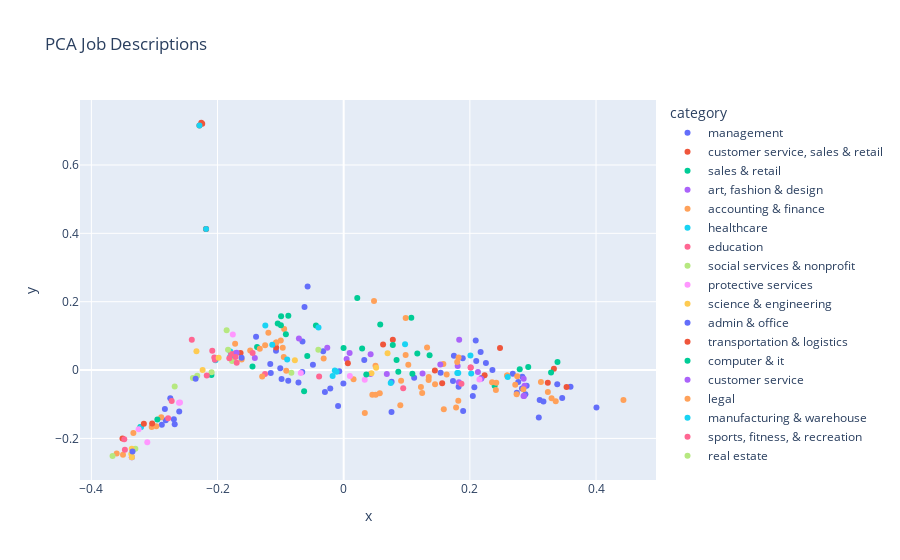

This figure's notebook cell:
### Code cell
hero.scatterplot(jobsdf, col='pca_tfidf_clean_text', color='category', title='PCA Job Descriptions')

### Figure 1 — Plotly figure (JSON) as saved in the notebook; plotly's stock layout.template omitted (floating-point values rounded to 4 significant figures)
{"data": [{"hovertemplate": "category=management<br>x=%{x}<br>y=%{y}<extra></extra>", "legendgroup": "management", "marker": {"color": "#636efa", "symbol": "circle"}, "mode": "markers", "name": "management", "orientation": "v", "showlegend": true, "type": "scatter", "x": [0.288, 0.29, -0.04879, 0.268, 0.2826, 0.2744, 0.3107, 0.2101, -0.0621, -0.05722, -0.06567, 0.1117, 0.3093, 0.1821, -0.03252, 0.2071, 0.2047, 0.3166, 0.1894, 0.4007, 0.2185, 0.3385, 0.2832, 0.3464, 0.2767, 0.1536, 0.3595, -0.06535, 0.1747, 0.2254, -0.02977, 0.07594, -0.02129, -0.07172, 0.0758, -0.09848, -0.1164, -0.1006, -0.007088, -0.1156, 0.2171, -0.2821, -0.2693, -0.0005023, -0.1073, -0.2883, -0.2679, 0.1887, 0.2093, 0.1732, 0.2358, -0.3358], "xaxis": "x", "y": [-0.07055, -0.04582, 0.0156, -0.01111, -0.05371, -0.06675, -0.08757, 0.02654, 0.1843, 0.2443, -0.005552, -0.02238, -0.1386, -0.04918, 0.05465, -0.05044, -0.07557, -0.09237, -0.12, -0.1092, -0.02308, -0.04165, -0.01992, -0.08199, -0.03497, -0.00766, -0.04915, 0.0838, 0.04192, 0.02049, -0.06412, -0.03454, -0.05391, -0.0365, -0.123, -0.02601, 0.01749, 0.005227, -0.00345, -0.008709, 0.05261, -0.1471, -0.1442, -0.03946, 0.05676, -0.1598, -0.1585, 0.03418, 0.0867, -0.03173, -3.484e-05, -0.2551], "yaxis": "y"}, {"hovertemplate": "category=customer service, sales & retail<br>x=%{x}<br>y=%{y}<extra></extra>", "legendgroup": "customer service, sales & retail", "marker": {"color": "#EF553B", "symbol": "circle"}, "mode": "markers", "name": "customer service, sales & retail", "orientation": "v", "showlegend": true, "type": "scatter", "x": [-0.1071, 0.2478, 0.07789, 0.3533, 0.1445, 0.3332, 0.2234, -0.1635, 0.06243, 0.3235], "xaxis": "x", "y": [0.06619, 0.0647, 0.08862, -0.04979, -0.001572, 0.003499, -0.01495, 0.05017, 0.07506, -0.03717], "yaxis": "y"}, {"hovertemplate": "category=sales & retail<br>x=%{x}<br>y=%{y}<extra></extra>", "legendgroup": "sales & retail", "marker": {"color": "#00cc96", "symbol": "circle"}, "mode": "markers", "name": "sales & retail", "orientation": "v", "showlegend": true, "type": "scatter", "x": [0.3287, -0.0002147, 0.2925, 0.05788, 0.02153, 0.3389, 0.07781, 0.1361, 0.2791, -0.08775, 0.2393, 0.1167, 0.08657, -0.09922, -0.2097, 0.1089, -0.3224, -0.044, -0.1046, 0.1071], "xaxis": "x", "y": [-0.006908, 0.06418, 0.008749, 0.1333, 0.2111, 0.02344, 0.07304, 0.04317, 0.002209, 0.1591, -0.04626, 0.04812, -0.004771, 0.1571, -0.01449, -0.0111, -0.1665, 0.1301, 0.1365, 0.1532], "yaxis": "y"}, {"hovertemplate": "category=art, fashion & design<br>x=%{x}<br>y=%{y}<extra></extra>", "legendgroup": "art, fashion & design", "marker": {"color": "#ab63fa", "symbol": "circle"}, "mode": "markers", "name": "art, fashion & design", "orientation": "v", "showlegend": true, "type": "scatter", "x": [0.286, 0.125, 0.2178, -0.1409, 0.285, 0.2866, 0.004604, 0.1826, 0.2128, 0.04251], "xaxis": "x", "y": [-0.07608, -0.009999, -0.0252, 0.03537, -0.07603, -0.04618, 0.0321, -0.0357, -0.006058, -0.01162], "yaxis": "y"}, {"hovertemplate": "category=accounting & finance<br>x=%{x}<br>y=%{y}<extra></extra>", "legendgroup": "accounting & finance", "marker": {"color": "#FFA15A", "symbol": "circle"}, "mode": "markers", "name": "accounting & finance", "orientation": "v", "showlegend": true, "type": "scatter", "x": [0.158, 0.3126, 0.2591, 0.2591, 0.2751, 0.1322, 0.09822, 0.2418, 0.2719, 0.2413, 0.3361, 0.2352, 0.0982, 0.2741, 0.1821, -0.1618, -0.09501, -0.1482, -0.03177, -0.09668, 0.08971, 0.0454, 0.03348, 0.1817, 0.0508, 0.1782, 0.05719, 0.09098, 0.0156, 0.1587, 0.04807, -0.1072, -0.09438, -0.1067, 0.3236, 0.4435, -0.09976, 0.1024, -0.1245, 0.1244, -0.3043, -0.3499, 0.1448, -0.3599, -0.2971, 0.0504, 0.2848, -0.1721, -0.2892, -0.3334], "xaxis": "x", "y": [0.01782, -0.03487, -0.0158, -0.0158, -0.01809, 0.06619, 0.1525, -0.03683, -0.04269, -0.05835, -0.09137, -0.03569, 0.04366, -0.07055, 0.03678, 0.0312, 0.03838, 0.05722, 0.03348, 0.06561, -0.1027, -0.07253, -0.126, -0.09, -0.072, -0.1096, -0.06818, -0.03119, -0.02711, -0.1148, 0.2017, 0.08075, 0.1198, 0.08049, -0.06431, -0.08796, 0.08672, 0.01529, 0.07272, -0.06729, -0.1667, -0.2478, -0.04128, -0.2443, -0.1644, 0.0128, -0.05621, 0.07714, -0.1379, -0.1844], "yaxis": "y"}, {"hovertemplate": "category=healthcare<br>x=%{x}<br>y=%{y}<extra></extra>", "legendgroup": "healthcare", "marker": {"color": "#19d3f3", "symbol": "circle"}, "mode": "markers", "name": "healthcare", "orientation": "v", "showlegend": true, "type": "scatter", "x": [0.07453, -0.08956, -0.1133, -0.01758, -0.18, 0.1801, -0.2032, -0.3212, -0.01413, -0.1797], "xaxis": "x", "y": [-0.03764, 0.03119, 0.07385, -0.01739, 0.03923, -0.008526, 0.02883, -0.1664, -0.001401, 0.05442], "yaxis": "y"}, {"hovertemplate": "category=education<br>x=%{x}<br>y=%{y}<extra></extra>", "legendgroup": "education", "marker": {"color": "#FF6692", "symbol": "circle"}, "mode": "markers", "name": "education", "orientation": "v", "showlegend": true, "type": "scatter", "x": [-0.2084, -0.2408, -0.1784, -0.1247, -0.1718, -0.2051, -0.03897, -0.2042, 0.09432, -0.3469, -0.2783], "xaxis": "x", "y": [0.05623, 0.08828, 0.04691, -0.01149, 0.04907, 0.03687, -0.01893, 0.03037, -0.05316, -0.2333, -0.1411], "yaxis": "y"}, {"hovertemplate": "category=social services & nonprofit<br>x=%{x}<br>y=%{y}<extra></extra>", "legendgroup": "social services & nonprofit", "marker": {"color": "#B6E880", "symbol": "circle"}, "mode": "markers", "name": "social services & nonprofit", "orientation": "v", "showlegend": true, "type": "scatter", "x": [-0.2322, -0.1769, -0.2391, -0.3664, -0.1834, -0.08298, -0.2679, -0.2094, -0.1856, -0.3303], "xaxis": "x", "y": [-0.017, 0.02666, -0.02342, -0.2514, 0.05938, -0.008069, -0.04817, -0.006653, 0.1162, -0.2303], "yaxis": "y"}, {"hovertemplate": "category=protective services<br>x=%{x}<br>y=%{y}<extra></extra>", "legendgroup": "protective services", "marker": {"color": "#FF97FF", "symbol": "circle"}, "mode": "markers", "name": "protective services", "orientation": "v", "showlegend": true, "type": "scatter", "x": [-0.3113, -0.3361, 0.009765, -0.2611, -0.1758, 0.2152, -0.2595, 0.03333, -0.3251, -0.068], "xaxis": "x", "y": [-0.2109, -0.2551, -0.01721, -0.09575, 0.1041, -0.02769, -0.09484, -0.02871, -0.1729, -0.008539], "yaxis": "y"}, {"hovertemplate": "category=science & engineering<br>x=%{x}<br>y=%{y}<extra></extra>", "legendgroup": "science & engineering", "marker": {"color": "#FECB52", "symbol": "circle"}, "mode": "markers", "name": "science & engineering", "orientation": "v", "showlegend": true, "type": "scatter", "x": [-0.336, -0.2237, 0.06953, 0.044, -0.3367, 0.05139, -0.2334, -0.1982, -0.3358, -0.07742], "xaxis": "x", "y": [-0.2304, 0.000182, 0.04908, -0.009592, -0.246, 0.00688, 0.05475, 0.0361, -0.2551, 0.02845], "yaxis": "y"}, {"hovertemplate": "category=admin & office<br>x=%{x}<br>y=%{y}<extra></extra>", "legendgroup": "admin & office", "marker": {"color": "#636efa", "symbol": "circle"}, "mode": "markers", "name": "admin & office", "orientation": "v", "showlegend": true, "type": "scatter", "x": [-0.2749, 0.03259, -0.2347, -0.1389, -0.3348, -0.2607, -0.1618, -0.08793, -0.008899, -0.2835], "xaxis": "x", "y": [-0.08244, 0.02967, -0.02555, 0.09734, -0.2382, -0.1211, 0.03606, -0.03127, -0.1052, -0.1138], "yaxis": "y"}, {"hovertemplate": "category=transportation & logistics<br>x=%{x}<br>y=%{y}<extra></extra>", "legendgroup": "transportation & logistics", "marker": {"color": "#EF553B", "symbol": "circle"}, "mode": "markers", "name": "transportation & logistics", "orientation": "v", "showlegend": true, "type": "scatter", "x": [-0.2182, 0.1561, -0.2182, -0.3506, -0.2287, 0.006612, -0.2242, -0.3036, -0.3168, -0.2257], "xaxis": "x", "y": [0.4126, -0.03868, 0.4126, -0.1999, 0.7158, 0.01977, 0.7207, -0.1565, -0.1569, 0.7235], "yaxis": "y"}, {"hovertemplate": "category=computer & it<br>x=%{x}<br>y=%{y}<extra></extra>", "legendgroup": "computer & it", "marker": {"color": "#00cc96", "symbol": "circle"}, "mode": "markers", "name": "computer & it", "orientation": "v", "showlegend": true, "type": "scatter", "x": [-0.09166, 0.03581, 0.0838, -0.09956, -0.1446, 0.02922, -0.1373, -0.06278, -0.2954, -0.05774], "xaxis": "x", "y": [0.1047, -0.01307, 0.02935, 0.1314, 0.01062, 0.06277, 0.06734, -0.06187, -0.145, 0.04076], "yaxis": "y"}, {"hovertemplate": "category=customer service<br>x=%{x}<br>y=%{y}<extra></extra>", "legendgroup": "customer service", "marker": {"color": "#ab63fa", "symbol": "circle"}, "mode": "markers", "name": "customer service", "orientation": "v", "showlegend": true, "type": "scatter", "x": [0.04268, 0.009378, 0.06831, -0.1697, 0.1831, 0.1806, 0.1532, -0.07099, -0.02605, 0.2853], "xaxis": "x", "y": [0.04626, 0.04994, -0.01156, 0.05044, 0.08854, 0.01156, 0.01638, 0.09216, 0.06506, -0.02565], "yaxis": "y"}, {"hovertemplate": "category=legal<br>x=%{x}<br>y=%{y}<extra></extra>", "legendgroup": "legal", "marker": {"color": "#FFA15A", "symbol": "circle"}, "mode": "markers", "name": "legal", "orientation": "v", "showlegend": true, "type": "scatter", "x": [-0.1194, 0.1799, 0.1224, 0.1349, -0.1292, 0.1632, 0.1346, 0.3295, -0.133, -0.09111], "xaxis": "x", "y": [0.1091, 0.02369, -0.04923, -0.01998, -0.01923, -0.01298, -0.02892, -0.08261, 0.06246, -0.002042], "yaxis": "y"}, {"hovertemplate": "category=manufacturing & warehouse<br>x=%{x}<br>y=%{y}<extra></extra>", "legendgroup": "manufacturing & warehouse", "marker": {"color": "#19d3f3", "symbol": "circle"}, "mode": "markers", "name": "manufacturing & warehouse", "orientation": "v", "showlegend": true, "type": "scatter", "x": [-0.2182, 0.26, -0.03997, 0.1816, 0.2009, 0.2021, -0.1243, -0.0112, -0.2287, 0.09725], "xaxis": "x", "y": [0.4126, -0.02012, 0.1247, -0.008932, 0.04259, -0.009893, 0.1301, -0.004851, 0.7158, 0.07568], "yaxis": "y"}, {"hovertemplate": "category=sports, fitness, & recreation<br>x=%{x}<br>y=%{y}<extra></extra>", "legendgroup": "sports, fitness, & recreation", "marker": {"color": "#FF6692", "symbol": "circle"}, "mode": "markers", "name": "sports, fitness, & recreation", "orientation": "v", "showlegend": true, "type": "scatter", "x": [-0.1696, -0.1716, 0.2013, 0.2013, 0.1867, -0.1813, -0.217, -0.1444, -0.2727, -0.3478], "xaxis": "x", "y": [0.02168, 0.03805, 0.007754, 0.007754, -0.0399, 0.03445, -0.0157, 0.04984, -0.09056, -0.2028], "yaxis": "y"}, {"hovertemplate": "category=real estate<br>x=%{x}<br>y=%{y}<extra></extra>", "legendgroup": "real estate", "marker": {"color": "#B6E880", "symbol": "circle"}, "mode": "markers", "name": "real estate", "orientation": "v", "showlegend": true, "type": "scatter", "x": [-0.04021], "xaxis": "x", "y": [0.05958], "yaxis": "y"}], "layout": {"legend": {"title": {"text": "category"}, "tracegroupgap": 0}, "title": {"text": "PCA Job Descriptions"}, "xaxis": {"anchor": "y", "domain": [0, 1], "title": {"text": "x"}}, "yaxis": {"anchor": "x", "domain": [0, 1], "title": {"text": "y"}}}}
